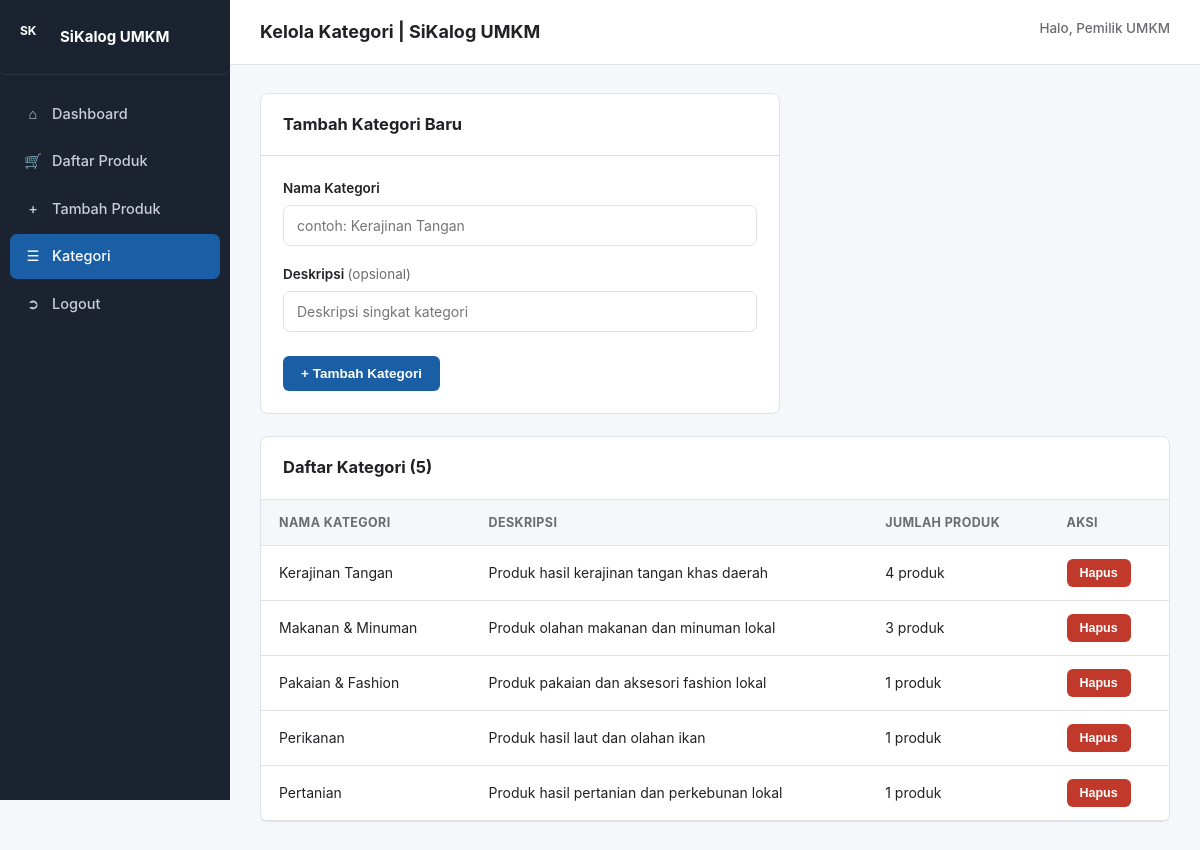
Page /admin/kategori.php (signed in) on the committed database.
### tables this page shows
CREATE TABLE kategori (
    id_kategori     INT             NOT NULL AUTO_INCREMENT,
    nama_kategori   VARCHAR(100)    NOT NULL,
    deskripsi       VARCHAR(255)    NULL,
    created_at      TIMESTAMP       NOT NULL DEFAULT CURRENT_TIMESTAMP,
    PRIMARY KEY (id_kategori)
);

### includes/functions.php (called while the page is built, shortened)
<?php
function h($string) {
    return htmlspecialchars($string ?? '', ENT_QUOTES, 'UTF-8');
}

### admin/kategori.php (the view, shortened to what this page needs)
<?php
require __DIR__ . '/../config/database.php';
require __DIR__ . '/../includes/functions.php';
$kategoriList = $pdo->query("SELECT k.*, (SELECT COUNT(*) FROM produk p WHERE p.id_kategori = k.id_kategori) AS jumlah_produk
                              FROM kategori k ORDER BY k.nama_kategori ASC")->fetchAll();
require __DIR__ . '/includes/admin-header.php';
?>
<div class="panel" style="margin-bottom:22px;max-width:520px;">
  <div class="panel-head"><h3>Tambah Kategori Baru</h3></div>
  <div style="padding:22px;">
    <form method="post" action="kategori.php" class="form-grid">
      <div>
        <label for="nama_kategori">Nama Kategori</label>
        <input type="text" id="nama_kategori" name="nama_kategori" placeholder="contoh: Kerajinan Tangan">
      </div>
      <div>
        <label for="deskripsi">Deskripsi <span style="font-weight:400;color:var(--text-muted);">(opsional)</span></label>
        <input type="text" id="deskripsi" name="deskripsi" placeholder="Deskripsi singkat kategori">
      </div>
      <div class="form-actions">
        <button type="submit" class="btn-primary">+ Tambah Kategori</button>
      </div>
    </form>
  </div>
</div>
<div class="panel">
  <div class="panel-head"><h3>Daftar Kategori (<?= count($kategoriList) ?>)</h3></div>
  <?php if (count($kategoriList) === 0): ?>
    <div class="empty-state"><p>Belum ada kategori.</p></div>
  <?php else: ?>
    <table class="admin-table">
      <thead><tr><th>Nama Kategori</th><th>Deskripsi</th><th>Jumlah Produk</th><th>Aksi</th></tr></thead>
      <tbody>
        <?php foreach ($kategoriList as $k): ?>
          <tr>
            <td><?= h($k['nama_kategori']) ?></td>
            <td><?= h($k['deskripsi'] ?: '—') ?></td>
            <td><?= (int)$k['jumlah_produk'] ?> produk</td>
            <td>
              <form class="form-hapus-kategori" data-nama="<?= h($k['nama_kategori']) ?>" method="post" action="kategori.php" style="display:inline;">
                <button type="submit" class="btn-hapus">Hapus</button>
              </form>
            </td>
          </tr>
        <?php endforeach; ?>
      </tbody>
    </table>
  <?php endif; ?>
</div>
<?php require __DIR__ . '/includes/admin-footer.php'; ?>

### assets/css/style.css (style rules this page uses)
:root { --primary: #1a5fa5; --primary-dark: #134577; --primary-light: #e8f1fb; --accent-green: #25b562; --accent-green-dark: #1f9851; --danger: #c0392b; --danger-dark: #9c2d21; --text-dark: #222226; --text-muted: #6b6b70; --border: #dfe2e8; --bg-soft: #f5f7fa; --white: #ffffff; --radius: 8px; --shadow: 0 1px 3px rgba(20, 30, 50, 0.08), 0 1px 2px rgba(20, 30, 50, 0.06); --shadow-md: 0 4px 12px rgba(20, 30, 50, 0.10); }
* { box-sizing: border-box; }
body { margin: 0; font-family: -apple-system, BlinkMacSystemFont, "Segoe UI", Roboto, Helvetica, Arial, sans-serif; color: var(--text-dark); background: var(--white); line-height: 1.55; }
.panel { background: #fff; border: 1px solid var(--border); border-radius: var(--radius); }
.panel-head { display: flex; align-items: center; justify-content: space-between; padding: 18px 22px; border-bottom: 1px solid var(--border); }
.panel-head h3 { margin: 0; font-size: 16.5px; }
.btn-primary { background: var(--primary); color: #fff; border: none; padding: 10px 18px; border-radius: 6px; font-weight: 600; font-size: 13.5px; cursor: pointer; display: inline-block; }
table.admin-table { width: 100%; border-collapse: collapse; }
table.admin-table th, table.admin-table td { padding: 13px 18px; text-align: left; font-size: 14px; border-bottom: 1px solid var(--border); }
table.admin-table th { background: var(--bg-soft); font-weight: 700; font-size: 12.5px; text-transform: uppercase; letter-spacing: .03em; color: var(--text-muted); }
.btn-edit, .btn-hapus { display: inline-flex; align-items: center; gap: 4px; padding: 7px 13px; border-radius: 6px; font-size: 12.5px; font-weight: 700; border: none; cursor: pointer; color: #fff; }
.btn-hapus { background: var(--danger); }
.form-grid { display: grid; gap: 18px; max-width: 640px; }
.form-grid label { display: block; font-weight: 600; font-size: 13.5px; margin-bottom: 6px; }
.form-grid input[type=text], .form-grid input[type=number], .form-grid textarea, .form-grid select { width: 100%; padding: 11px 13px; border: 1px solid var(--border); border-radius: 7px; font-size: 14px; font-family: inherit; }
.form-actions { display: flex; gap: 10px; margin-top: 6px; }

### rows in the picture
kategori: nama_kategori "Kerajinan Tangan", deskripsi "Produk hasil kerajinan tangan khas daerah", jumlah_produk "4"
kategori: nama_kategori "Makanan & Minuman", deskripsi "Produk olahan makanan dan minuman lokal", jumlah_produk "3"
kategori: nama_kategori "Pakaian & Fashion", deskripsi "Produk pakaian dan aksesori fashion lokal", jumlah_produk "1"
kategori: nama_kategori "Perikanan", deskripsi "Produk hasil laut dan olahan ikan", jumlah_produk "1"
kategori: nama_kategori "Pertanian", deskripsi "Produk hasil pertanian dan perkebunan lokal", jumlah_produk "1"

### other values in the picture
$topbarTitle "Kelola Kategori | SiKalog UMKM"
$_SESSION['admin_nama'] "Pemilik UMKM"
count($kategoriList) "5"
